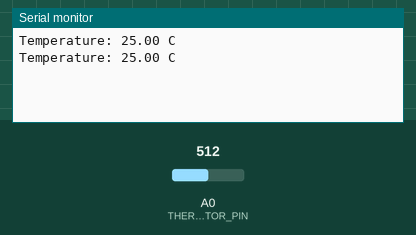
Recording of a sketch running on a simulated Arduino Uno, built with avr-gcc and run on an emulated ATmega328P. Parts: the last lines printed to the serial monitor. The test bench sets the inputs (shaded band); at power-on: A0 (THERMISTOR_PIN) = 512.

Above: at 1.2 s.
1.3 s: A0 (THERMISTOR_PIN) set to 716
At 2.6 s:
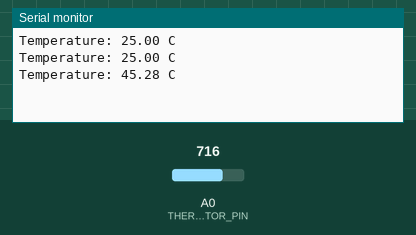
2.8 s: A0 (THERMISTOR_PIN) set to 900
At 3.6 s:
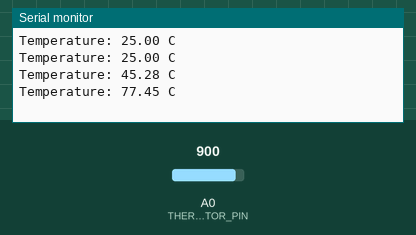
Timing chart, 0 to 5.8 s (numbered marks = the images above; inputs shaded):
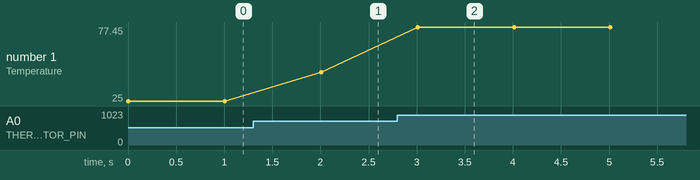

The sketch:

measuring_temperature.ino
```cpp
#define THERMISTOR_PIN A0 // Pin for the thermistor
#define REFERENCE_VOLTAGE 5.0 // Reference voltage for the analog-to-digital converter (ADC)
#define NUM_SAMPLES 10 // Number of samples to take and average
#define B_VALUE 3950 // B value of the thermistor
#define RESISTANCE_AT_ROOM_TEMP 10000 // Resistance of the thermistor at 25 degrees Celsius

void setup() {
  Serial.begin(9600); // Start serial communication at 9600 baud
}

void loop() {
  float resistance = 0;
  for (int i = 0; i < NUM_SAMPLES; i++) {
    int sensorValue = analogRead(THERMISTOR_PIN); // Read the thermistor value
    float voltage = (sensorValue / 1024.0) * REFERENCE_VOLTAGE; // Convert the sensor value to voltage
    resistance += (REFERENCE_VOLTAGE / voltage) - 1; // Calculate the resistance of the thermistor
  }
  resistance /= NUM_SAMPLES; // Average the resistance values
  resistance *= RESISTANCE_AT_ROOM_TEMP; // Calculate the resistance at 25 degrees Celsius
  float temperature = 1 / (log(resistance / RESISTANCE_AT_ROOM_TEMP) / B_VALUE + 1 / 298.15) - 273.15; // Calculate the temperature in degrees Celsius
  Serial.print("Temperature: ");
  Serial.print(temperature);
  Serial.println(" C");
  delay(1000); // Wait 1 second before taking another reading
}
```

Measured:
- after the input at 1.3 s, the serial monitor: prints a new line after 0.71 s (image 1)
- after the input at 2.8 s, the serial monitor: prints a new line after 0.21 s (image 2)
- plotted number 1: 25 → 45.28 after the input at 1.3 s, 45.28 → 77.45 after the input at 2.8 s
